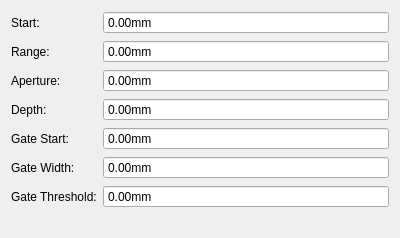
<?xml version="1.0" encoding="UTF-8"?>
<ui version="4.0">
 <class>AnglePropertiesWidget</class>
 <widget class="QWidget" name="AnglePropertiesWidget">
  <property name="geometry">
   <rect>
    <x>0</x>
    <y>0</y>
    <width>400</width>
    <height>238</height>
   </rect>
  </property>
  <property name="windowTitle">
   <string>Form</string>
  </property>
  <layout class="QFormLayout" name="formLayout">
   <item row="0" column="0">
    <widget class="QLabel" name="startLabel">
     <property name="text">
      <string>Start:</string>
     </property>
    </widget>
   </item>
   <item row="0" column="1">
    <widget class="QDoubleSpinBox" name="startDoubleSpinBox">
     <property name="sizePolicy">
      <sizepolicy hsizetype="Expanding" vsizetype="Fixed">
       <horstretch>0</horstretch>
       <verstretch>0</verstretch>
      </sizepolicy>
     </property>
     <property name="buttonSymbols">
      <enum>QAbstractSpinBox::NoButtons</enum>
     </property>
     <property name="suffix">
      <string>mm</string>
     </property>
    </widget>
   </item>
   <item row="1" column="0">
    <widget class="QLabel" name="rangeLabel">
     <property name="text">
      <string>Range:</string>
     </property>
    </widget>
   </item>
   <item row="1" column="1">
    <widget class="QDoubleSpinBox" name="rangeDoubleSpinBox">
     <property name="sizePolicy">
      <sizepolicy hsizetype="Expanding" vsizetype="Fixed">
       <horstretch>0</horstretch>
       <verstretch>0</verstretch>
      </sizepolicy>
     </property>
     <property name="buttonSymbols">
      <enum>QAbstractSpinBox::NoButtons</enum>
     </property>
     <property name="suffix">
      <string>mm</string>
     </property>
    </widget>
   </item>
   <item row="2" column="0">
    <widget class="QLabel" name="apertureLabel">
     <property name="text">
      <string>Aperture:</string>
     </property>
    </widget>
   </item>
   <item row="2" column="1">
    <widget class="QDoubleSpinBox" name="apertureDoubleSpinBox">
     <property name="sizePolicy">
      <sizepolicy hsizetype="Expanding" vsizetype="Fixed">
       <horstretch>0</horstretch>
       <verstretch>0</verstretch>
      </sizepolicy>
     </property>
     <property name="buttonSymbols">
      <enum>QAbstractSpinBox::NoButtons</enum>
     </property>
     <property name="suffix">
      <string>mm</string>
     </property>
    </widget>
   </item>
   <item row="3" column="0">
    <widget class="QLabel" name="depthLabel">
     <property name="text">
      <string>Depth:</string>
     </property>
    </widget>
   </item>
   <item row="3" column="1">
    <widget class="QDoubleSpinBox" name="depthDoubleSpinBox">
     <property name="sizePolicy">
      <sizepolicy hsizetype="Expanding" vsizetype="Fixed">
       <horstretch>0</horstretch>
       <verstretch>0</verstretch>
      </sizepolicy>
     </property>
     <property name="buttonSymbols">
      <enum>QAbstractSpinBox::NoButtons</enum>
     </property>
     <property name="suffix">
      <string>mm</string>
     </property>
    </widget>
   </item>
   <item row="4" column="0">
    <widget class="QLabel" name="gateStartLabel">
     <property name="text">
      <string>Gate Start:</string>
     </property>
    </widget>
   </item>
   <item row="4" column="1">
    <widget class="QDoubleSpinBox" name="gateStartDoubleSpinBox">
     <property name="sizePolicy">
      <sizepolicy hsizetype="Expanding" vsizetype="Fixed">
       <horstretch>0</horstretch>
       <verstretch>0</verstretch>
      </sizepolicy>
     </property>
     <property name="buttonSymbols">
      <enum>QAbstractSpinBox::NoButtons</enum>
     </property>
     <property name="suffix">
      <string>mm</string>
     </property>
    </widget>
   </item>
   <item row="5" column="0">
    <widget class="QLabel" name="gateWidthLabel">
     <property name="text">
      <string>Gate Width:</string>
     </property>
    </widget>
   </item>
   <item row="5" column="1">
    <widget class="QDoubleSpinBox" name="gateWidthDoubleSpinBox">
     <property name="sizePolicy">
      <sizepolicy hsizetype="Expanding" vsizetype="Fixed">
       <horstretch>0</horstretch>
       <verstretch>0</verstretch>
      </sizepolicy>
     </property>
     <property name="buttonSymbols">
      <enum>QAbstractSpinBox::NoButtons</enum>
     </property>
     <property name="suffix">
      <string>mm</string>
     </property>
    </widget>
   </item>
   <item row="6" column="0">
    <widget class="QLabel" name="gateThresholdLabel">
     <property name="text">
      <string>Gate Threshold:</string>
     </property>
    </widget>
   </item>
   <item row="6" column="1">
    <widget class="QDoubleSpinBox" name="gateThresholdDoubleSpinBox">
     <property name="sizePolicy">
      <sizepolicy hsizetype="Expanding" vsizetype="Fixed">
       <horstretch>0</horstretch>
       <verstretch>0</verstretch>
      </sizepolicy>
     </property>
     <property name="buttonSymbols">
      <enum>QAbstractSpinBox::NoButtons</enum>
     </property>
     <property name="suffix">
      <string>mm</string>
     </property>
    </widget>
   </item>
  </layout>
 </widget>
 <resources/>
 <connections/>
</ui>
